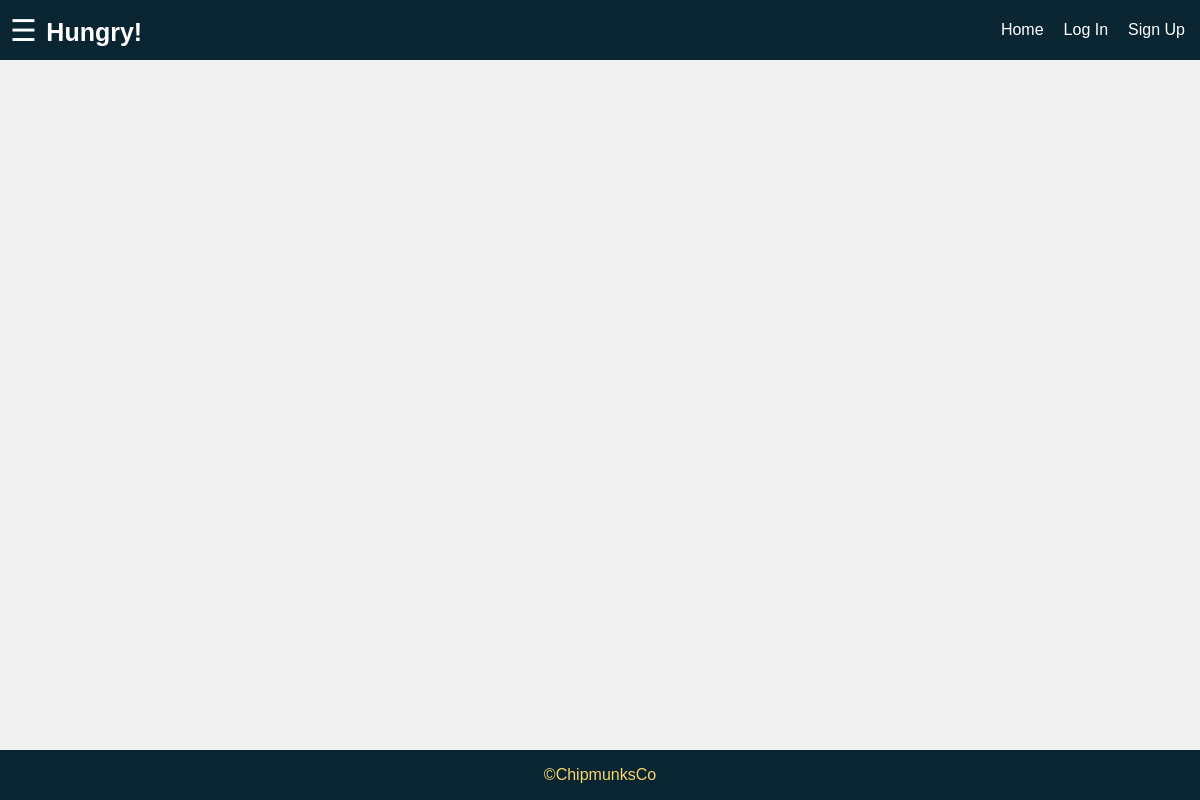
/blog.php, run on an earlier commit of the app's database.
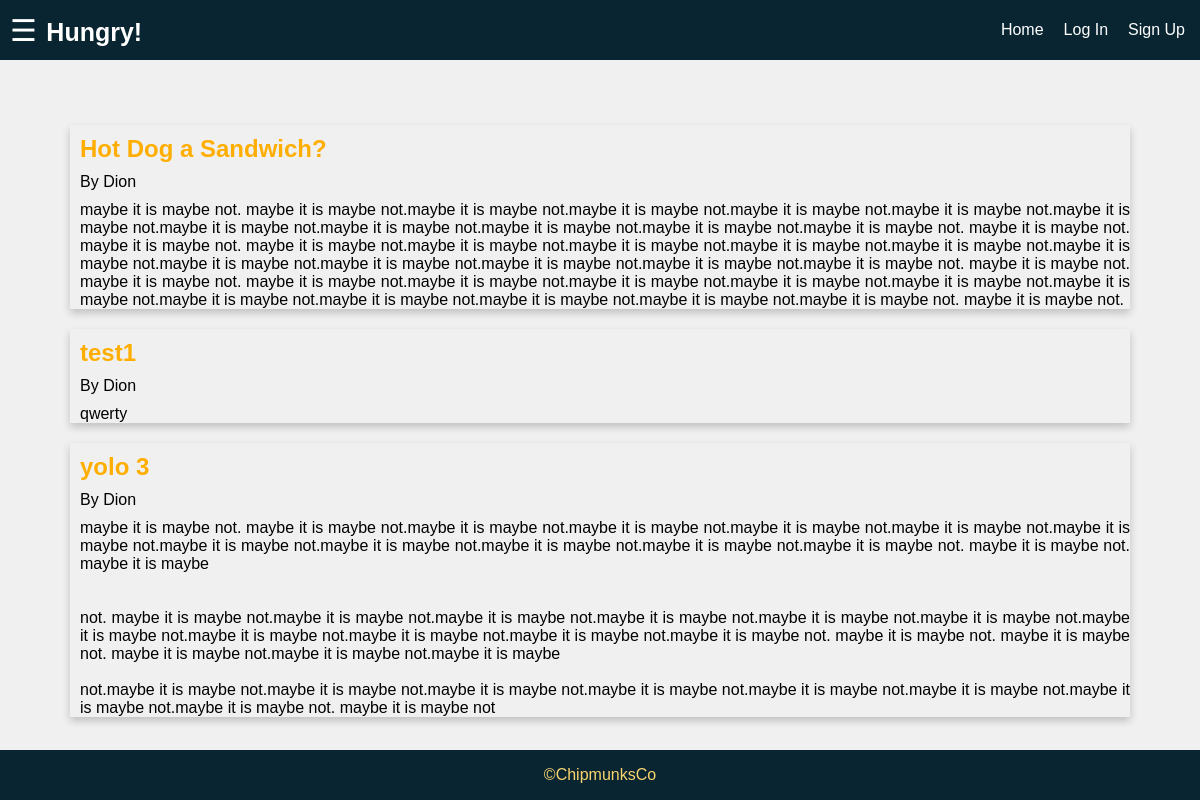
And on a later commit of the database.
### tables this page shows
CREATE TABLE `blog` (
  `id` int(11) NOT NULL,
  `author` varchar(100) NOT NULL,
  `title` varchar(200) NOT NULL,
  `description` longtext NOT NULL
);

### blog.php (the view, shortened to what this page needs)
<?php
  require "conn.php"
?>
<!DOCTYPE html>
<html lang="en">
  <?php
	include('./partials/header.php');
  ?>
  <body>
	<div class="grid-container">
		<header class="header">
		  <div class="brand">
			<button onClick="openMenu()">&#9776</button>
			<a href="index.php">Hungry!</a>
		  </div>
		  <div class="header-links">
			<?php include "./partials/navbar.php" ?>
		  </div>
		</header>
		<main class="main">
		  <div class="search">
		  </div>
		  <div class="blog-content">
		  <?php
		  $qry = "select * from blog";
		  if($res=mysqli_query($conn,$qry))
		  {
			if(mysqli_num_rows($res)>0)
			{
			  while($row = mysqli_fetch_array($res))
			  {
				echo '<div class="blog-item">
				<h2 class="blog-item-title">'.$row['title'].'</h2>
				<div class="blog-item-author">By '.$row['author'].'</div>
				<div class="blog-item-desc">'.$row['description'].'</div>
			  </div>';
			  }
			}
          }
		  ?>
		  </div>
		</main>
		<?php
		  include('./partials/footer.php');
		?>
	  </div>
  </body>
</html>

What changed in the data, as far as the page shows it:
added blog: title "Hot Dog a Sandwich?", author "Dion", description "maybe it is maybe not. maybe it is maybe not.maybe it is maybe not.maybe it is maybe not.maybe it is maybe not.maybe it is maybe not.maybe it is maybe not.maybe it is maybe not.maybe it is maybe not.maybe it is maybe not.maybe it is maybe not.maybe it is maybe not. maybe it is maybe not. maybe it is maybe not. maybe it is maybe not.maybe it is maybe not.maybe it is maybe not.maybe it is maybe not.maybe it is maybe not.maybe it is maybe not.maybe it is maybe not.maybe it is maybe not.maybe it is maybe not.maybe it is maybe not.maybe it is maybe not. maybe it is maybe not. maybe it is maybe not. maybe it is maybe not.maybe it is maybe not.maybe it is maybe not.maybe it is maybe not.maybe it…"
added blog: title "test1", author "Dion", description "qwerty"
added blog: title "yolo 3", author "Dion", description "maybe it is maybe not. maybe it is maybe not.maybe it is maybe not.maybe it is maybe not.maybe it is maybe not.maybe it is maybe not.maybe it is maybe not.maybe it is maybe not.maybe it is maybe not.maybe it is maybe not.maybe it is maybe not.maybe it is maybe not. maybe it is maybe not. maybe it is maybe not. maybe it is maybe not.maybe it is maybe not.maybe it is maybe not.maybe it is maybe not.maybe it is maybe not.maybe it is maybe not.maybe it is maybe not.maybe it is maybe not.maybe it is maybe not.maybe it is maybe not.maybe it is maybe not. maybe it is maybe not. maybe it is maybe not. maybe it is maybe not.maybe it is maybe not.maybe it is maybe not.maybe it is maybe not.maybe it…"
